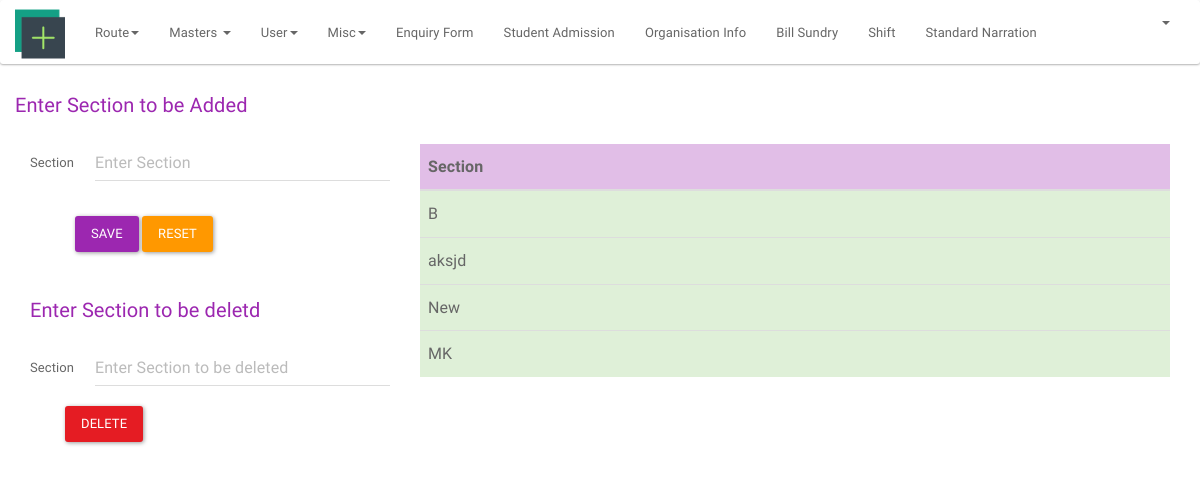
The app's page /index.php/admin/masters_section, older data.
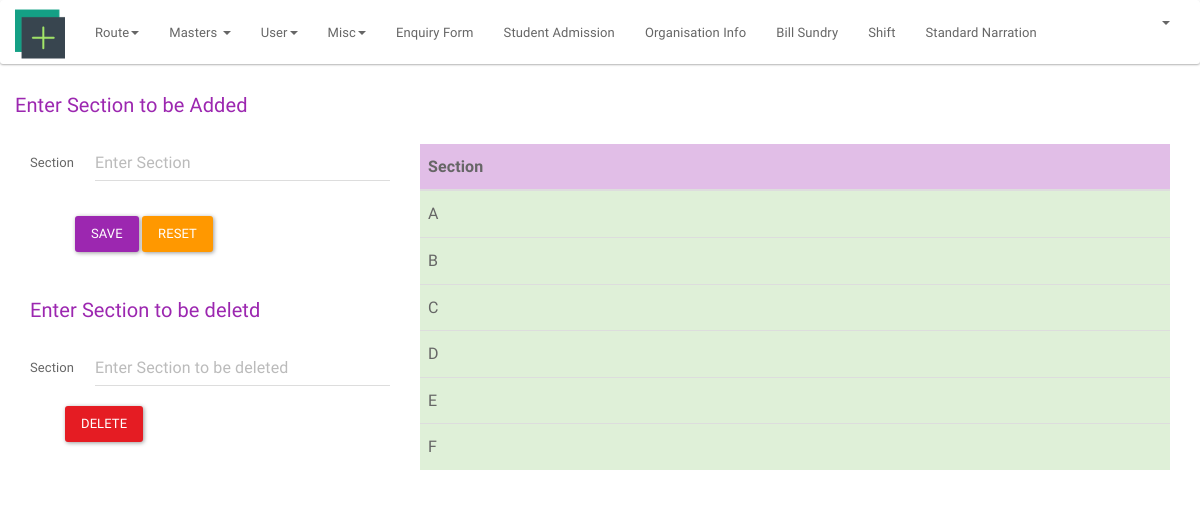
The same page, newer data.
### tables this page shows
CREATE TABLE `section` (
  `section_id` int(2) NOT NULL,
  `section_name` varchar(5) NOT NULL
);

### application/controllers/admin.php (called while the page is built, shortened)
<?php
class Admin extends MY_Controller
{
    public function __construct()
    {
        $this->load->model('get_header_info','ghi');
        $username = $this->ghi->get_admin();
        $this->load->view('private/admin/header',['username'=>$username]);
        $this->load->view('private/admin/footer');
    }
    public function masters_section()
    {
        $form_validation='section';
        $table_name='section';
        $view='admin/masters/section';
        $field='section_name';
        $this->insert_genric($form_validation,$table_name,$view,$field);
    }
}

### index.php (called while the page is built, shortened)
<?php
require_once BASEPATH.'core/CodeIgniter.php';

### application/core/MY_Controller.php (called while the page is built, shortened)
<?php
class MY_Controller extends CI_Controller{
    public function insert_genric($form_validation,$table_name,$view,$field)
    {
        if ($this->form_validation->run($form_validation)) {
            $this->load->model('add_model', 'am');
            $post = $this->input->post();
            unset($post['submit']);
            if ($this->am->insert_data($table_name,$post)) {
                $this->load->model('get_model', 'gm');
                $array = $this->gm->get_list($field,$table_name);
                $this->load->view('private/'.$view,['view'=>$array]);
            } else {
                echo 'Query failed in inserting record';
            }
        } else {
            $this->load->model('get_model', 'gm');
            $array = $this->gm->get_list($field,$table_name);
            $this->load->view('private/'.$view,['view'=>$array]);
        }
    }
}

### application/models/get_model.php (called while the page is built, shortened)
<?php
class Get_model extends MY_Model
{
    public function get_list($field,$table_name)
    {
        $query = $this->db->select($field)->get($table_name);
        $res = $query->result();
        $array=json_decode(json_encode($res),true);
        return $array;
    }
}

### application/views/private/admin/masters/section.php (the view, shortened to what the changed rows need)
<div class="container">
    <div class="row">
        <div class="col-lg-8">
            <table class="table table-hover ">
                <thead>
                <tr class="info">
                    <th>Section</th>
                </tr>
                </thead>
                <tbody>
                <?php if (count($view)): ?>
                    <?php
                    foreach ($view as $section) {
                        echo "<tr class='success'><td>" . $section['section_name'] . '<br>' . "</td></tr>";
                    }
                    ?>
                <?php else: ?>
                    <tr>
                        <td>No Records Found</td>
                    </tr>
                <?php endif; ?>
                </tbody>
            </table>
        </div>
    </div>
</div>

### application/views/private/admin/header.php (shortened to what the changed rows need)
<html>
<head>
    <link href="<?= base_url() ?>public/assets/css/bootswatch_paper.css" rel="stylesheet"/>
    <link href="<?= base_url() ?>public/assets/css/font-awesome.min.css" rel="stylesheet">
    <link href='<?= base_url() ?>public/assets/css/google_fonts.css' rel='stylesheet' type='text/css'>
</head>
<body>
<nav class="navbar navbar-default">
    <div class="container-fluid">
        <div class="navbar-header">
            <a class="navbar-brand" href="<?= site_url('dashboard/') ?>"><img
                        src="<?= base_url() ?>public/assets/img/dash.png" style="margin-top: -12px;" height="50" width="50"></a>
        </div>
    </div>
</nav>

Row changes from the older to the newer data that the page shows:
removed section: section_name "aksjd"
removed section: section_name "New"
removed section: section_name "MK"
added section: section_name "A"
added section: section_name "C"
added section: section_name "D"
added section: section_name "E"
added section: section_name "F"
